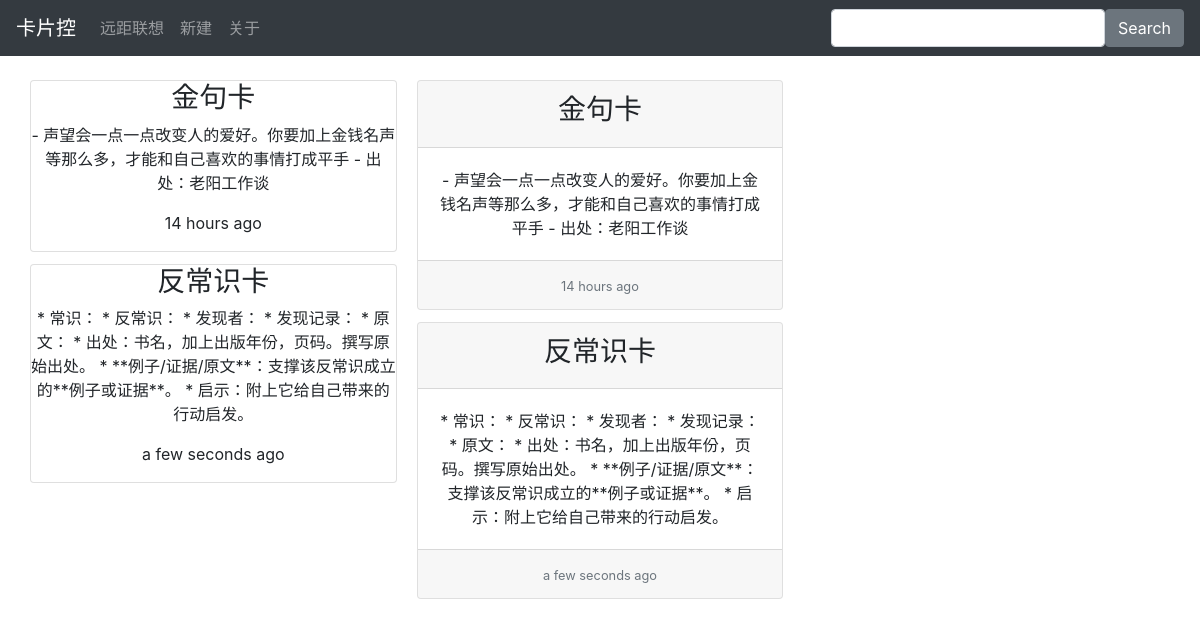
The app's page /test_card with its own data.
### card.py (models this page shows, shortened)
class Card(db.Model):
    __tablename__ = 'cards'
    id = db.Column(db.Integer , primary_key = True)
    title = db.Column(db.String(60))
    body = db.Column(db.String(350))
    timestamp = db.Column(db.DateTime, index=True)
    body_html = db. Column(db.Text)

### card.py (the view)
@app.route('/test_card', methods = ['GET', 'POST'])
def test_card():
    cards = Card.query.order_by(Card.timestamp.desc()).all()
    return render_template('test_card.html', cards=cards)

### templates/test_card.html (shortened to what this page needs)
<!DOCTYPE html>
<head>
   <link rel="stylesheet" href="https://maxcdn.bootstrapcdn.com/bootstrap/4.0.0-beta/css/bootstrap.min.css">
 </head>
 <body>
   <div class="container-fluid">
       <nav class="navbar fixed-top navbar-expand-sm navbar-dark bg-dark">
           <a class="navbar-brand" href="#">卡片控</a>
           <div class="collapse navbar-collapse text-nowrap" id="nav-content">
               <ul class="navbar-nav">
                   <li class="nav-item">
                       <a class="nav-link" href="#">远距联想</a>
                   </li>
                   <li class="nav-item">
                       <a class="nav-link" href="#">新建</a>
                   </li>
                   <li class="nav-item">
                       <a class="nav-link" href="#">关于</a>
                   </li>
               </ul>
               <form class="form-inline navbar-collapse justify-content-end" role="search">
                   <input type="text" class="form-control">
                   <button type="submit" class="btn btn-secondary">Search</button>
               </form>
           </div>
       </nav>
       <div class="container-fluid" style="margin-top:5rem;">
           <div class="card-columns">
                   {% for card in cards %}
                   <div class="card text-center">
                       <div class="card-content">
                           <h3>{{card.title}}</h3>
                           <p>{{ card.body }}</p>
                        </div>
                      <p><class="card-footer text-center">{{ moment(card.timestamp).fromNow() }}</p>
                   </div>
                   {% endfor %}
               {% for card in cards %}
               <div class="card text-center">
                   <div class="card-header"><h3>{{card.title}}</h3></div>
                   <div class="card-body">
                       <p class="card-text">{{ card.body }}</p>
                   </div>
                   <div class="card-footer"><small class="text-muted">{{ moment(card.timestamp).fromNow()}}</small></div>
               </div>
               {% endfor %}
           </div>
       </div>
   </div>
</body>

### records on screen
Card: title "金句卡", body "- 声望会一点一点改变人的爱好。你要加上金钱名声等那么多，才能和自己喜欢的事情打成平手 - 出处：老阳工作谈", timestamp "14 hours ago"
Card: title "反常识卡", body "* 常识： * 反常识： * 发现者： * 发现记录： * 原文： * 出处：书名，加上出版年份，页码。撰写原始出处。 * **例子/证据/原文**：支撑该反常识成立的**例子或证据**。 * 启示：附上它给自己带来的行动启发。", timestamp "a few seconds ago"
